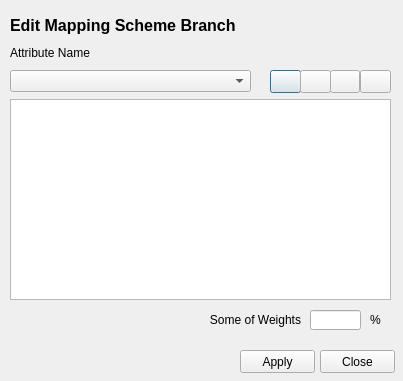
<?xml version="1.0" encoding="UTF-8"?>
<ui version="4.0">
 <class>editMSDialog</class>
 <widget class="QDialog" name="editMSDialog">
  <property name="geometry">
   <rect>
    <x>0</x>
    <y>0</y>
    <width>403</width>
    <height>381</height>
   </rect>
  </property>
  <property name="windowTitle">
   <string>Edit Mapping Scheme Branch</string>
  </property>
  <widget class="QLabel" name="lb_title">
   <property name="geometry">
    <rect>
     <x>10</x>
     <y>10</y>
     <width>731</width>
     <height>31</height>
    </rect>
   </property>
   <property name="font">
    <font>
     <pointsize>12</pointsize>
     <weight>75</weight>
     <bold>true</bold>
    </font>
   </property>
   <property name="text">
    <string>Edit Mapping Scheme Branch</string>
   </property>
  </widget>
  <widget class="QTableView" name="table_ms_level">
   <property name="geometry">
    <rect>
     <x>10</x>
     <y>99</y>
     <width>381</width>
     <height>201</height>
    </rect>
   </property>
  </widget>
  <widget class="QPushButton" name="btn_add">
   <property name="geometry">
    <rect>
     <x>270</x>
     <y>70</y>
     <width>31</width>
     <height>23</height>
    </rect>
   </property>
   <property name="toolTip">
    <string>Add Value</string>
   </property>
   <property name="text">
    <string/>
   </property>
   <property name="icon">
    <iconset resource="resources/SIDDResource.qrc">
     <normaloff>:/imgs/icons/add.png</normaloff>:/imgs/icons/add.png</iconset>
   </property>
  </widget>
  <widget class="QPushButton" name="btn_delete">
   <property name="geometry">
    <rect>
     <x>300</x>
     <y>70</y>
     <width>31</width>
     <height>23</height>
    </rect>
   </property>
   <property name="toolTip">
    <string>Delete Selected Value</string>
   </property>
   <property name="text">
    <string/>
   </property>
   <property name="icon">
    <iconset resource="resources/SIDDResource.qrc">
     <normaloff>:/imgs/icons/minus.png</normaloff>:/imgs/icons/minus.png</iconset>
   </property>
  </widget>
  <widget class="QPushButton" name="btn_apply">
   <property name="geometry">
    <rect>
     <x>240</x>
     <y>350</y>
     <width>75</width>
     <height>23</height>
    </rect>
   </property>
   <property name="text">
    <string>Apply</string>
   </property>
   <property name="flat">
    <bool>false</bool>
   </property>
  </widget>
  <widget class="QPushButton" name="btn_close">
   <property name="geometry">
    <rect>
     <x>320</x>
     <y>350</y>
     <width>75</width>
     <height>23</height>
    </rect>
   </property>
   <property name="text">
    <string>Close</string>
   </property>
   <property name="flat">
    <bool>false</bool>
   </property>
  </widget>
  <widget class="QPushButton" name="btn_save">
   <property name="geometry">
    <rect>
     <x>360</x>
     <y>70</y>
     <width>31</width>
     <height>23</height>
    </rect>
   </property>
   <property name="toolTip">
    <string>Save Mapping Scheme Branch</string>
   </property>
   <property name="text">
    <string/>
   </property>
   <property name="icon">
    <iconset resource="resources/SIDDResource.qrc">
     <normaloff>:/imgs/icons/save.png</normaloff>:/imgs/icons/save.png</iconset>
   </property>
  </widget>
  <widget class="QLabel" name="lb_attribute">
   <property name="geometry">
    <rect>
     <x>10</x>
     <y>42</y>
     <width>291</width>
     <height>21</height>
    </rect>
   </property>
   <property name="text">
    <string>Attribute Name</string>
   </property>
  </widget>
  <widget class="QComboBox" name="cb_attributes">
   <property name="geometry">
    <rect>
     <x>10</x>
     <y>70</y>
     <width>241</width>
     <height>22</height>
    </rect>
   </property>
  </widget>
  <widget class="QLabel" name="lb_total_weights">
   <property name="geometry">
    <rect>
     <x>130</x>
     <y>310</y>
     <width>171</width>
     <height>20</height>
    </rect>
   </property>
   <property name="text">
    <string>Some of Weights</string>
   </property>
   <property name="alignment">
    <set>Qt::AlignRight|Qt::AlignTrailing|Qt::AlignVCenter</set>
   </property>
  </widget>
  <widget class="QLineEdit" name="txt_total_weights">
   <property name="geometry">
    <rect>
     <x>310</x>
     <y>310</y>
     <width>51</width>
     <height>20</height>
    </rect>
   </property>
   <property name="alignment">
    <set>Qt::AlignRight|Qt::AlignTrailing|Qt::AlignVCenter</set>
   </property>
   <property name="readOnly">
    <bool>true</bool>
   </property>
  </widget>
  <widget class="QLabel" name="lb_percent">
   <property name="geometry">
    <rect>
     <x>370</x>
     <y>310</y>
     <width>21</width>
     <height>20</height>
    </rect>
   </property>
   <property name="text">
    <string>%</string>
   </property>
  </widget>
  <widget class="QPushButton" name="btn_range">
   <property name="geometry">
    <rect>
     <x>330</x>
     <y>70</y>
     <width>30</width>
     <height>23</height>
    </rect>
   </property>
   <property name="toolTip">
    <string>Edit Value Grouping</string>
   </property>
   <property name="text">
    <string/>
   </property>
   <property name="icon">
    <iconset resource="resources/SIDDResource.qrc">
     <normaloff>:/imgs/icons/cog.png</normaloff>:/imgs/icons/cog.png</iconset>
   </property>
  </widget>
 </widget>
 <resources>
  <include location="resources/SIDDResource.qrc"/>
 </resources>
 <connections/>
 <slots>
  <slot>updateWeights()</slot>
  <slot>addValue()</slot>
  <slot>deleteValue()</slot>
  <slot>saveMSBranch()</slot>
  <slot>attributeUpdated()</slot>
 </slots>
</ui>
